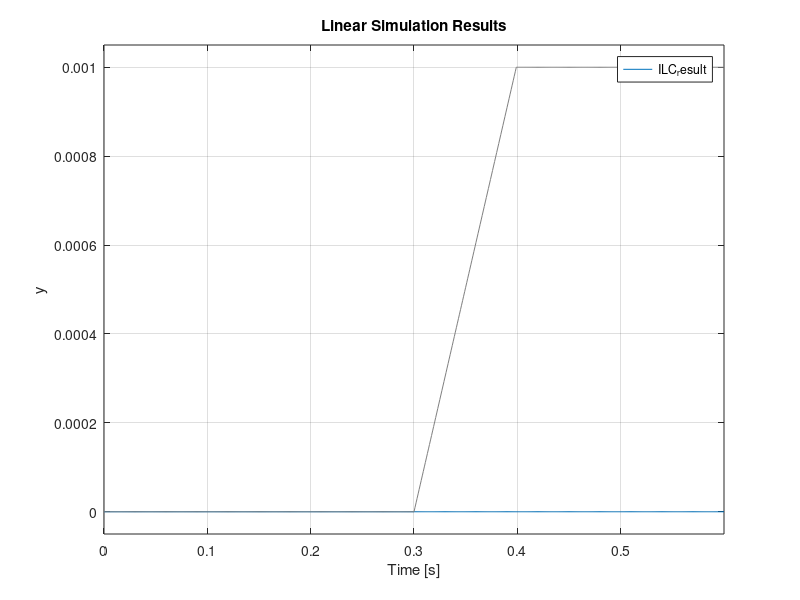

Reproduce this figure in MATLAB.
%Input Generation
Ts = 0.001;
t = 0:Ts:0.6;
u = zeros(size(t));
u(t < 0.3) = 0;
u((t >= 0.3) & (t < 0.4)) = linspace(0, 0.001, sum((t >= 0.3) & (t < 0.4)));
u(t >= 0.4) = 0.001;

% Desing Controller

% Define the numerator and denominator of the systems
plant_num = [8.331499999999999e-04 -0.002411635990000 0.001646764298800 0.001386774757085 -0.002226794738657 7.735179924151595e-04 ];
plant_den =  [1 -5.7154 13.723534400000000 -17.734220581599999 13.016931722320001  -5.148338416112000 0.857492875392000];

feedback_num = [12.33590000000000 -35.651984590000005 34.340092218032005  -11.023646014692989];
feedback_den = [1    -2.832900000000000    2.672854940000000    -0.839948725176000];

filter_num = [0.1568 0.126898240000000];
filter_den = [1 -1.25 0.5335];

% Calculate the transfer functions
plant_tf = tf(plant_num,plant_den,Ts);
feedback_tf = tf(feedback_num,feedback_den,Ts);
filter_tf = tf(filter_num,filter_den,Ts);
feedforward_tf = filter_tf / plant_tf;


feedback_tf.InputName = "e";
feedback_tf.OutputName = "uc";

% feedforward_tf.InputName = "r";
% feedforward_tf.OutputName = "uf";

plant_tf.InputName = "u";
plant_tf.OutputName ="y";

filter_tf.InputName = "v";
filter_tf.OutputName = "w";

L = 0.95;
Q = 1;

S1 = sumblk("e = r - y");
% S2 = sumblk("u = uf + uc");
S2 = sumblk("w = uc + Q * ((e * L) + u)");
% S3 = sumblk("w = Q * ((e * L) + u)");

% hold on;
% feedback_result = feedback(plant_tf * feedback_tf,1);
% lsim(feedback_result,u,t)
% 
% feedforward_result =  connect(plant_tf,feedback_tf,feedforward_tf,S1,S2,"r","y");
% lsim(feedforward_result,u,t)

ILC_result =  connect(plant_tf,feedback_tf,S1,S2,"r","y");
lsim(ILC_result,u,t)











% %%
% sysd = plant_tf;
% % sysd = c2d(sysc,Ts,'ZOH');
%
% % Get state space values for ILC
% [Ad, Bd, Cd, Dd] = ssdata(sysd);
%
% % Initial condition x0, time range t - assume 1 second, pure time delay n0, relative
% % degree r, and matrix size N
% x0 = 0;
% t = 0:Ts:1;
% n0 = 0;
% r = 1;
% N = length(t);
%
% % Define input vector U and reference J - Refernce = input for this example
% Rj = [2*ones(1,200) 1*ones(1,200) 5*ones(1,200) 3*ones(1,200) 0*ones(1,201)]';
% U = Rj;
%
% % G0 not formulated as initial condition is 0
%
% % Formulate G
% Gvec = zeros(N,1);
% rVec = ((r-1):(N-n0-1))';
%
% for ii = 1:length(rVec)
%     ApowVec = Ad^rVec(ii);
%     Gvec(ii) = Cd*ApowVec*Bd;
% end
%
% G = tril(toeplitz(Gvec));
%
% % Set up ILC
% jmax = 10;
%
% l0 = 0.95; L = l0 * eye(N,N);
% q0 = 1.00; Q = q0 * eye(N,N);
%
% Uj = zeros(N,1); Ujold = Uj;
% Ej = zeros(N,1); Ejold = Ej;
%
% % Run ILC and plot the response for each iteration
% for ii = 1:jmax
%     Uj = Q*Ujold + L*Ejold;
%     Yj = G*Uj;
%
%     Ej = Rj - Yj; Ej(1) = 0;
%
%     Ejold = Ej;
%     Ujold = Uj;
%     disp(Ej)
%     plotter(ii,t,Ej,Yj,Uj,Rj,U)
% end
